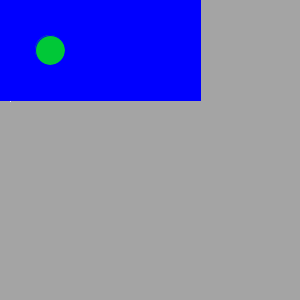
Frame 1 (no input)
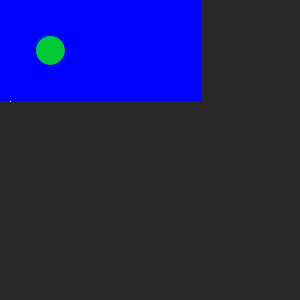
Frame 60 (the mouse pressed at the canvas centre just before this capture)
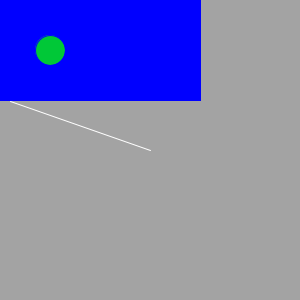
Frame 120 (the mouse held since frame 60 and released just before this capture)

The Processing sketch that drew these frames (run headless with seeded random() and noise(); from frame 60 on, the mouse is pressed at the canvas centre):

// Processing sketch: processing_36557
// ── processing_36557.pde

void setup() {
  size(300, 300);
  background(100);
}

void draw() {
  background (random(255));
 
stroke(255);
line(mouseX,mouseY,10,101);


fill(0,0,255);
stroke(0,0,255);
rect(0,0,200,100);

fill(0,255,0,200);
ellipse(50,50,30,30);
}
             
                
